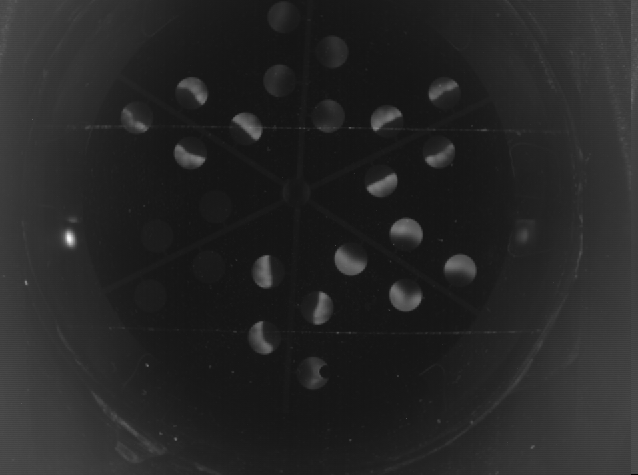
#> input picture baseimages/Capture0.PNG, 638 x 475 px; its folder holds 4 pictures in this run
$ python main.py
#> lines starting #> are read from the running program, lines starting #| are printed output that depends on the picture
from PIL import Image

from struct import *

def main():
    number = 0
    for i in range(0,6):
        extension = ".PNG"
        imagename = "Capture"+str(i)
        colorImage  = Image.open("./baseimages/"+imagename+extension)
#> colorImage is the input picture: PIL image 638x475 RGBA; mean R, G, B, A 37.9, 37.9, 37.9, 255
        transposed  = colorImage.transpose(Image.ROTATE_90)
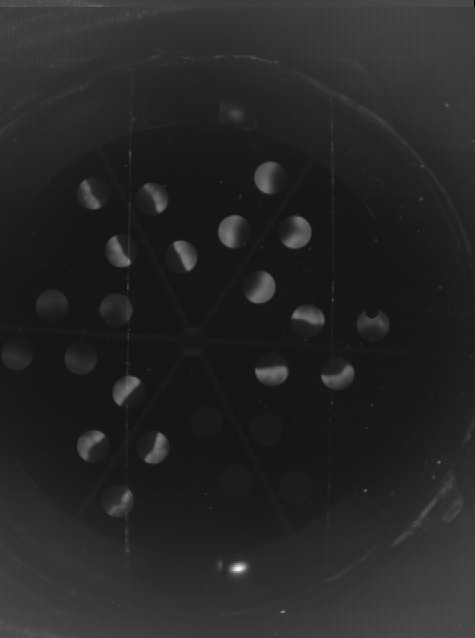
#> transposed: PIL image 475x638 RGBA; mean R, G, B, A 37.9, 37.9, 37.9, 255
        transposed1 = colorImage.transpose(Image.ROTATE_180)
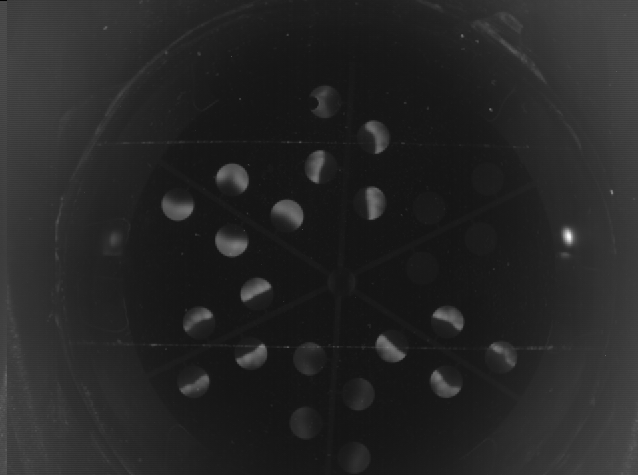
#> transposed1: PIL image 638x475 RGBA; mean R, G, B, A 37.9, 37.9, 37.9, 255
        transposed2 = colorImage.transpose(Image.ROTATE_270)
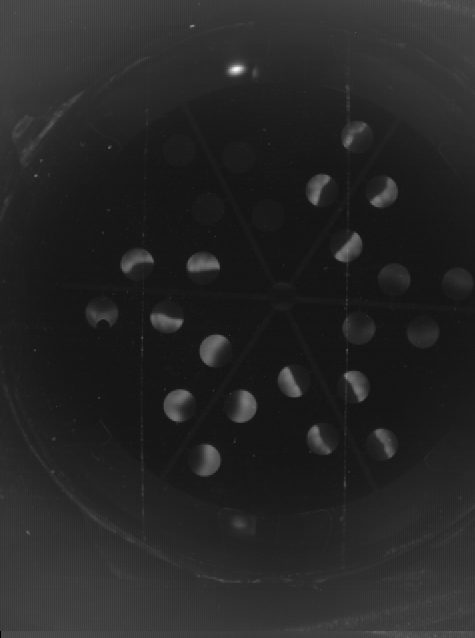
#> transposed2: PIL image 475x638 RGBA; mean R, G, B, A 37.9, 37.9, 37.9, 255
        number = number + 1
        colorImage.save("./allimages/imagen"+str(number)+extension)
        number = number + 1
        transposed1.save("./allimages/imagen"+str(number)+extension)
        number = number + 1
        transposed2.save("./allimages/imagen"+str(number)+extension)
        number = number + 1
        transposed.save("./allimages/imagen"+ str(number)+extension)
#> pass 2 of the loop in main, `for i in range(0,6):`:
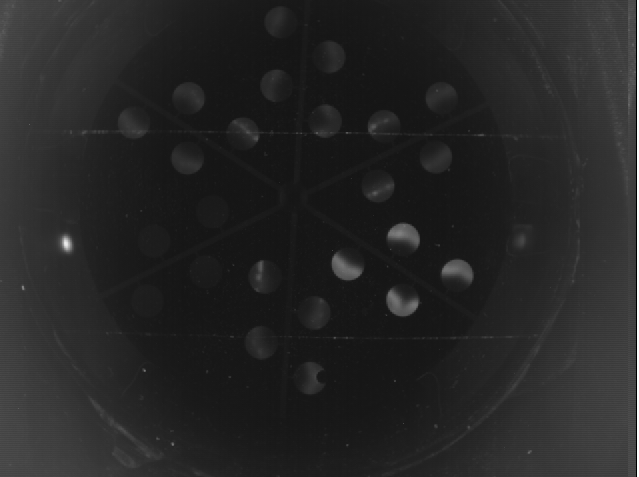
#> input picture baseimages/Capture1.PNG, 639 x 477 px
#> in main, colorImage is the input picture: PIL image 639x477 RGBA; mean R, G, B, A 38.2, 38.2, 38.2, 255
#> transposed: PIL image 477x639 RGBA
#> in main, `transposed1 = colorImage.transpose(Image.ROTATE_180)`:
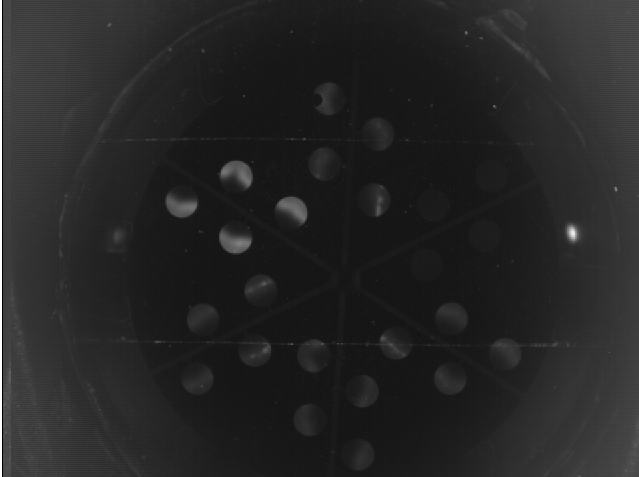
#> transposed1: PIL image 639x477 RGBA; mean R, G, B, A 38.2, 38.2, 38.2, 255
#> in main, `transposed2 = colorImage.transpose(Image.ROTATE_270)`:
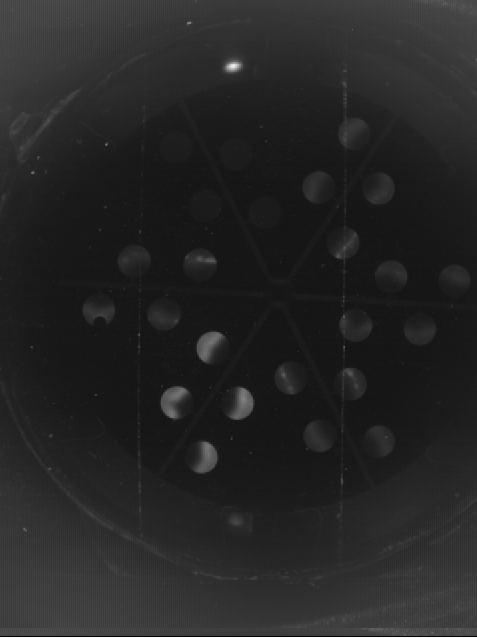
#> transposed2: PIL image 477x639 RGBA; mean R, G, B, A 38.2, 38.2, 38.2, 255
#> pass 3 of the loop in main, `for i in range(0,6):`:
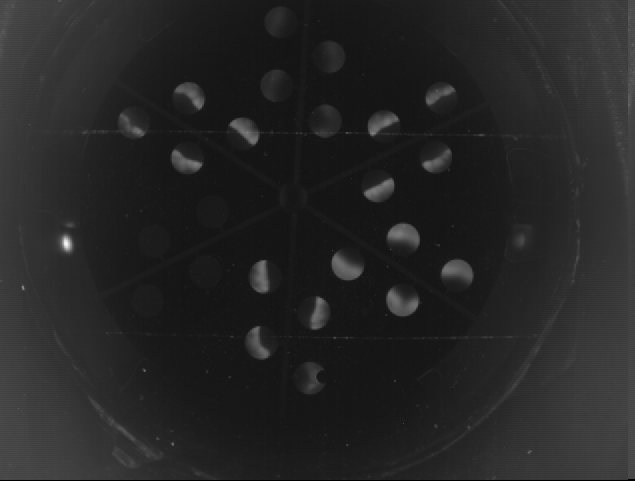
#> input picture baseimages/Capture2.PNG, 635 x 482 px
#> in main, colorImage is the input picture: PIL image 635x482 RGBA; mean R, G, B, A 38.1, 38.1, 38.1, 255
#> in main, `transposed  = colorImage.transpose(Image.ROTATE_90)`:
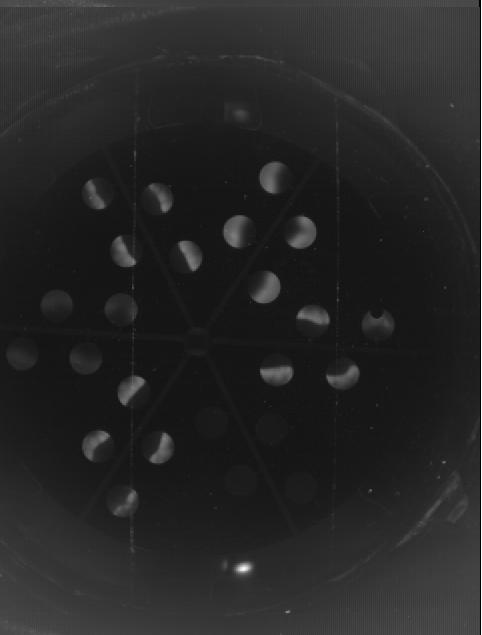
#> transposed: PIL image 482x635 RGBA; mean R, G, B, A 38.1, 38.1, 38.1, 255
#> transposed1: PIL image 635x482 RGBA
#> in main, `transposed2 = colorImage.transpose(Image.ROTATE_270)`:
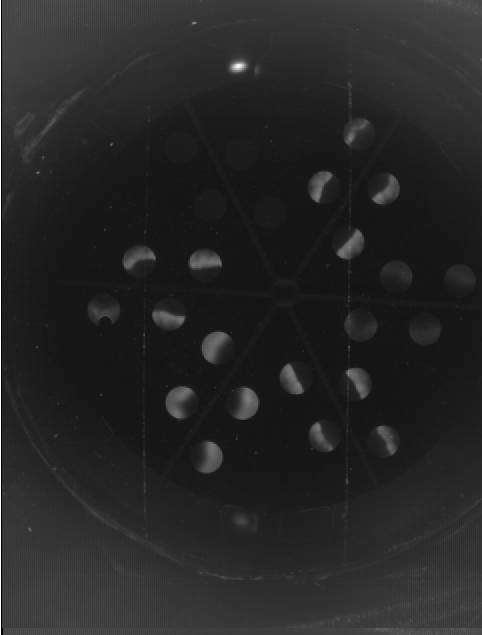
#> transposed2: PIL image 482x635 RGBA; mean R, G, B, A 38.1, 38.1, 38.1, 255
#> the loop made 5 passes; the first 3 are shown

if __name__ == "__main__":
#> (the run stopped early here; a loop or call above may not have finished)
